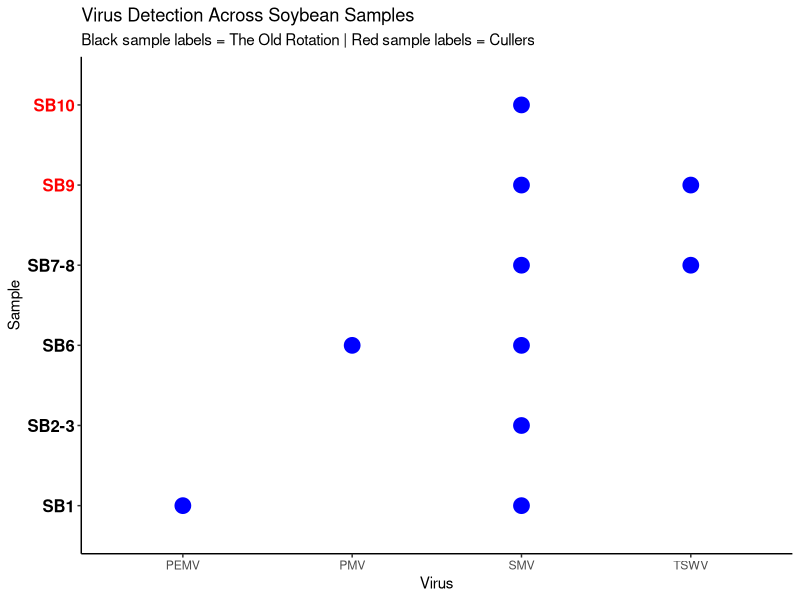

Generate this figure with R:
## ---- chunk 1
install.packages("tidyr")
install.packages("ggplot2")
install.packages("dplyr")
## ---- chunk 2
library(tidyr)
library(ggplot2)
library(dplyr)

## ---- chunk 3
samples <- data.frame(
  Sample = c("SB1", "SB2-3", "SB6", "SB7-8", "SB9", "SB10"),
  Field = c("Old Rotation", "Old Rotation", "Old Rotation",
            "Old Rotation", "Cullers", "Cullers"),
  SMV = c(1, 1, 1, 1, 1, 1),
  TSWV = c(0, 0, 0, 1, 1, 0),
  PEMV = c(1, 0, 0, 0, 0, 0),
  PMV = c(0, 0, 1, 0, 0, 0)
)

sample_order <- c("SB1","SB2-3","SB6","SB7-8","SB9","SB10")
samples$Sample <- factor(samples$Sample, levels = sample_order)

plot_data <- samples |>
  pivot_longer(cols = SMV:PMV,
               names_to = "Virus",
               values_to = "Presence") |>
  filter(Presence == 1)
## ---- chunk 4
ggplot(plot_data, aes(x = Virus, y = Sample)) +
  
  geom_point(size = 5, color = "blue") +
  
  theme_classic() +
  
  labs(
    title = "Virus Detection Across Soybean Samples",
    x = "Virus",
    y = "Sample",
    subtitle = "Black sample labels = The Old Rotation | Red sample labels = Cullers"
  ) +
  
  theme(
    axis.text.y = element_text(
      color = ifelse(samples$Field == "Old Rotation", "black", "red"),
      face = "bold",
      size = 12
    )
  )
